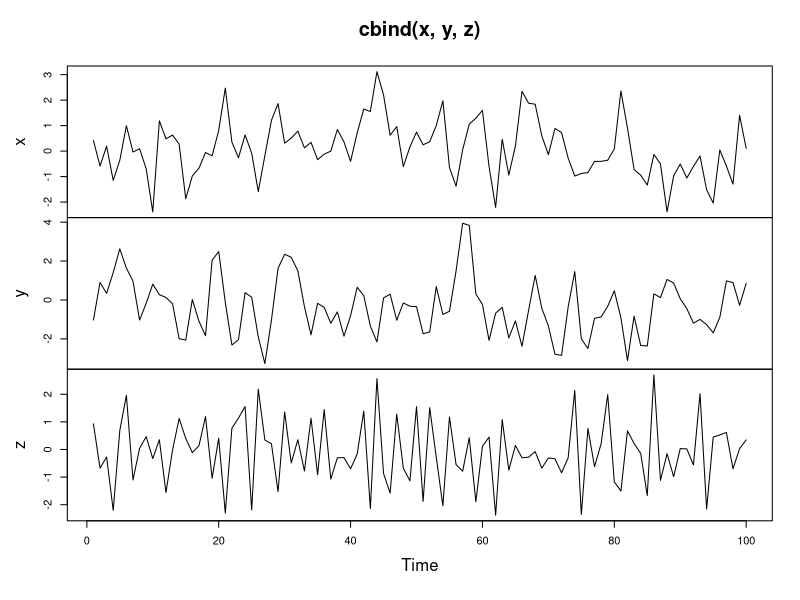
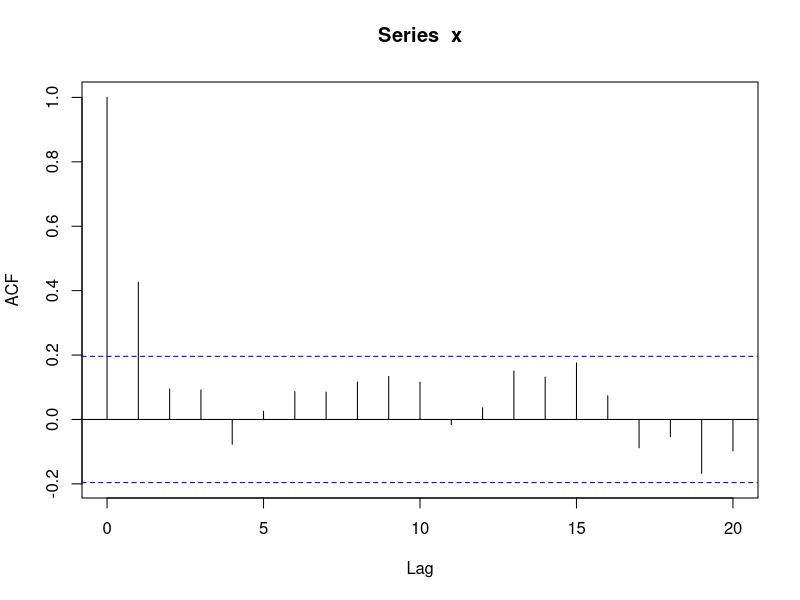
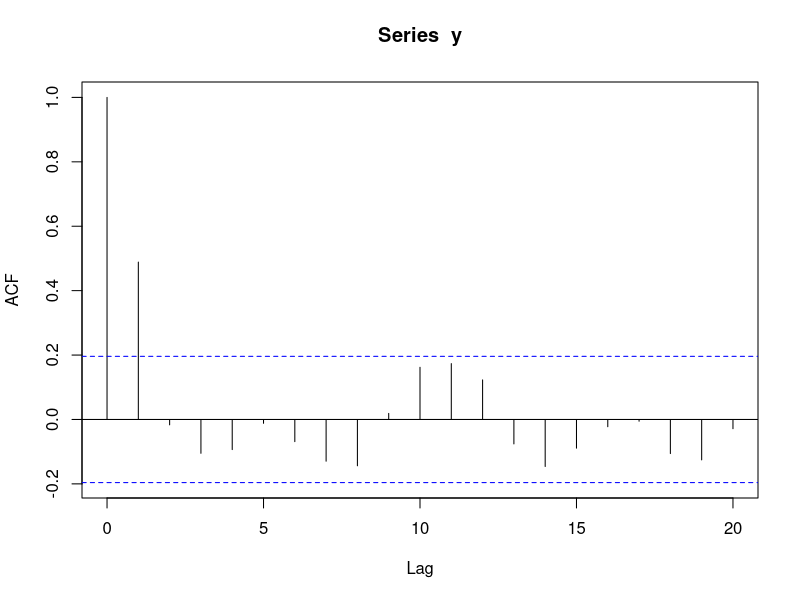
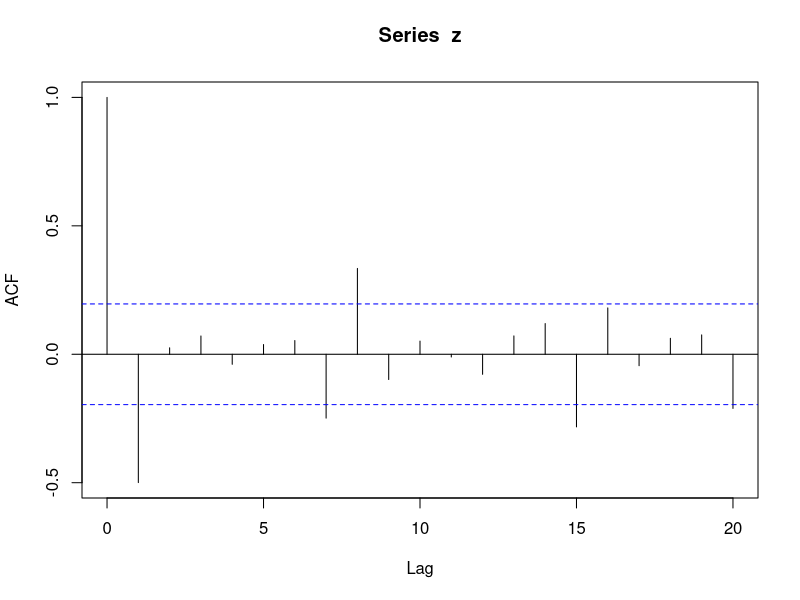

Here is the R script that generated these plots, in order: (Note: this script raises an error after producing the figures.)
##
###Simulate the simple moving average model
##
# Generate MA model with slope 0.5
x <- arima.sim(model = list(ma= 0.5), n = 100)

# Generate MA model with slope 0.9
y <-  arima.sim(model = list(ma= 0.9), n = 100)


# Generate MA model with slope -0.5
z <- arima.sim(model = list(ma= -0.5), n = 100)

# Plot all three models together
plot.ts(cbind(x, y, z))

# Calculate ACF for x
acf(x)

# Calculate ACF for y
acf(y)

# Calculate ACF for z
acf(z)


##
### MA model estimation and forecasting
##
data(Mishkin, package = "Ecdat")
inflation <- as.ts(Mishkin[,1])
#calcute change in inflation
inflation_changes <- diff(inflation) ## change in 1-month inflation rate
ts.plot(inflation) ; ts.plot(inflation_changes) ## plot

acf(inflation_changes, lag.max = 24)

## fit ma model into inflation
MA_inflation_changes <- arima(inflation_changes, order = c(0,0,1)) ## order shows first-order ma model
print(MA_inflation_changes)
## fitted values = real value - residual
MA_inflation_changes_fitted <- inflation_changes - residuals(MA_inflation_changes)
## plot fitted values
plot(MA_inflation_changes_fitted)
points(MA_inflation_changes_fitted, type = "l", col = "red", lty = 2)

## prediction 
predict(MA_inflation_changes)$pred
## standard error
predict(MA_inflation_changes)$se

## forecasting 6 months ahead:
predict(MA_inflation_changes, n.ahead = 6)$pred
predict(MA_inflation_changes, n.ahead = 6)$se ## se 6 months

# Fit the MA model to Nile
MA <- arima(Nile, order = c(0,0,1))
print(MA)

#
##Estimate the simple moving average model
#

# Fit the MA model to Nile
MA <- arima(Nile, order = c(0,0,1))
print(MA)

# Plot Nile and MA_fit 
ts.plot(Nile)
MA_fit <- Nile - resid(MA)
points(MA_fit, type = "l", col = 2, lty = 2)

#
##Simple forecasts from an estimated MA model
#

# Make a 1-step forecast based on MA
predict_MA <- predict(MA)

# Obtain the 1-step forecast using $pred[1]
predict_MA$pred[1]

# Make a 1-step through 10-step forecast based on MA
predict(MA,n.ahead = 10)

# Plot the Nile series plus the forecast and 95% prediction intervals
ts.plot(Nile, xlim = c(1871, 1980))
MA_forecasts <- predict(MA, n.ahead = 10)$pred
MA_forecast_se <- predict(MA, n.ahead = 10)$se
points(MA_forecasts, type = "l", col = 2)
points(MA_forecasts - 2*MA_forecast_se, type = "l", col = 2, lty = 2)
points(MA_forecasts + 2*MA_forecast_se, type = "l", col = 2, lty = 2)

##
###AR vs MA models
##
# Fit an AR model to Nile
AR_Nile<- arima(Nile, order  = c(1,0,0))
## Calculate AR fit value
AR_fit <- Nile - residuals(AR_Nile)

# Find correlation between AR_fit and MA_fit
cor(AR_fit, MA_fit)
# Find AIC(Akaike information criterion) of AR
AIC(AR)

# Find AIC(Akaike information criterion) of MA
AIC(MA)

# Find BIC of AR
BIC(AR)

# Find BIC of MA
BIC(MA)
